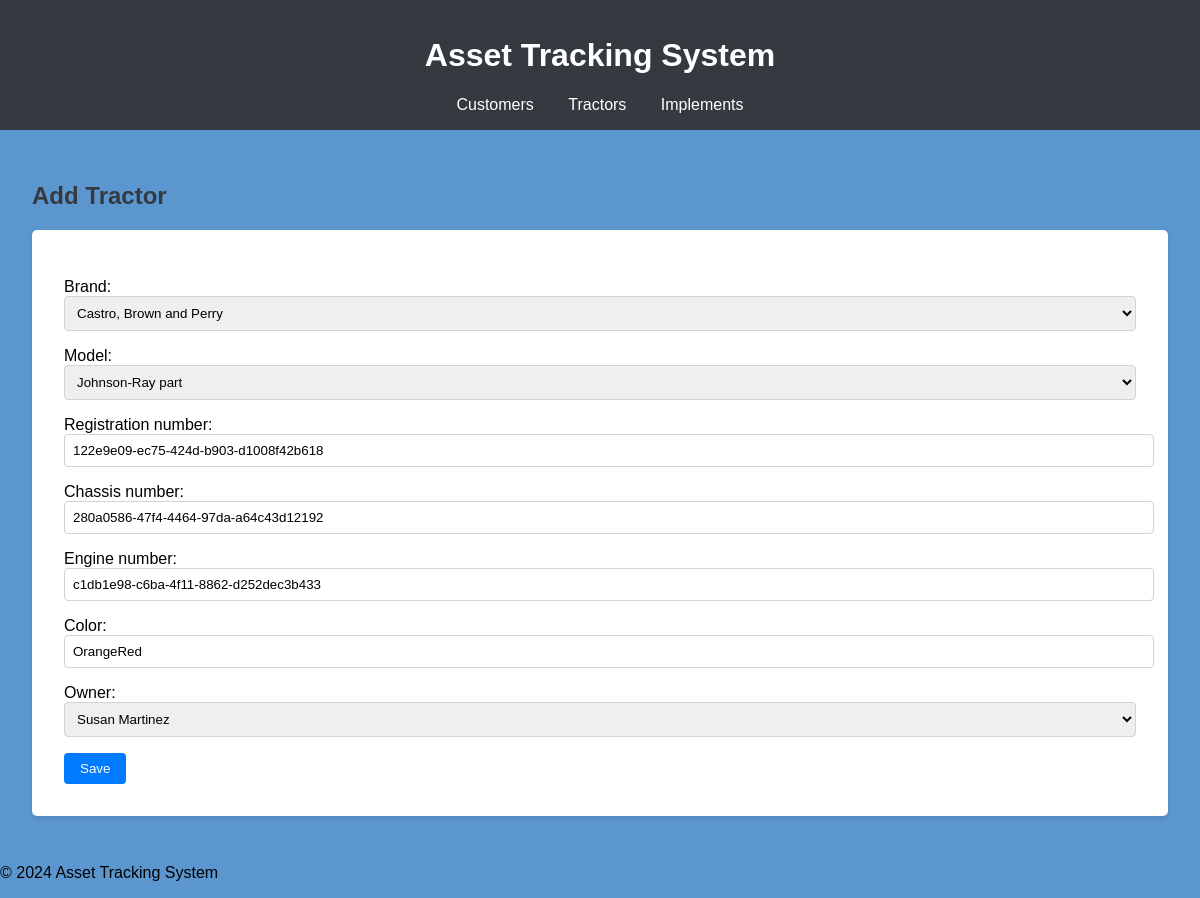
The page /tracker/tractors/1/edit/ on the database its author committed.
### tracker/models.py (models this page shows, shortened)
class TractorModel(models.Model):
    brand = models.ForeignKey(TractorBrand, on_delete=models.CASCADE)
    name = models.CharField(max_length=100)
    class Meta:
        db_table = "Tractor Models"
    def __str__(self):
        return f"{self.brand.name} {self.name}"

class TractorDetails(models.Model):
    brand = models.ForeignKey(TractorBrand, on_delete=models.CASCADE)
    model = models.ForeignKey(TractorModel, on_delete=models.CASCADE)
    registration_number = models.CharField(max_length=100, unique=True)
    chassis_number = models.CharField(max_length=100, unique=True)
    engine_number = models.CharField(max_length=100, unique=True)
    color = models.CharField(max_length=50)
    owner = models.ForeignKey(Customer, on_delete=models.SET_NULL, null=True, blank=True, related_name='tractors_owned')
    updated_by = models.ForeignKey(User, on_delete=models.SET_NULL, null=True, blank=True, related_name='tractors_updated')
    class Meta:
        db_table = "Tractor Details"

### tracker/views.py (the view)
# urls.py: path('tractors/<int:pk>/edit/', views.tractor_update, name='tractor_update'),
def tractor_update(request, pk):
    tractor = get_object_or_404(TractorDetails, pk=pk)
    if request.method == 'POST':
        form = TractorForm(request.POST, instance=tractor)
        if form.is_valid():
            old_owner = tractor.owner
            new_tractor = form.save(commit=False)
            new_tractor.updated_by = request.user
            new_tractor.save()
            if old_owner != new_tractor.owner:
                OwnershipHistory.objects.create(
                    tractor=new_tractor,
                    previous_owner=old_owner,
                    new_owner=new_tractor.owner,
                    updated_by=request.user
                )
            return redirect('tractor_list')
    else:
        form = TractorForm(instance=tractor)
    return render(request, 'tracker/tractor_form.html', {'form': form})

### tracker/forms.py
class TractorForm(forms.ModelForm):
    class Meta:
        model = TractorDetails
        fields = ['brand', 'model', 'registration_number', 'chassis_number', 'engine_number', 'color', 'owner']

### tracker/models.py (called while the page is built)
    def __str__(self):
        return f"{self.first_name} {self.last_name}"

    def __str__(self):
        return self.name

### tracker/templates/tracker/tractor_form.html (shortened to what this page needs)
{% extends 'tracker/base_generic.html' %}
{% block content %}
{% load static %}
<h2>Add Tractor</h2>
<form method="post">
    {{ form.as_p }}
    <button type="submit">Save</button>
</form>
{% endblock %}

### asset_tracking/static/css/styles.css (style rules this page uses)
body { font-family: Arial, sans-serif; background-color: #5c96cf; margin: 0; padding: 0; }
h2 { color: #343a40; }
form { background-color: white; padding: 2rem; border-radius: 5px; box-shadow: 0 2px 4px rgba(0, 0, 0, 0.1); }
form input, form select { display: block; width: 100%; margin-bottom: 1rem; padding: 0.5rem; border: 1px solid #ced4da; border-radius: 4px; }
button { background-color: #007bff; color: white; border: none; padding: 0.5rem 1rem; border-radius: 4px; cursor: pointer; }

### rows shown on the page
TractorModel: brand "Castro, Brown and Perry"
TractorDetails: model "Johnson-Ray part", registration_number "122e9e09-ec75-424d-b903-d1008f42b618", chassis_number "280a0586-47f4-4464-97da-a64c43d12192", engine_number "c1db1e98-c6ba-4f11-8862-d252dec3b433", color "OrangeRed", owner "Susan Martinez"
